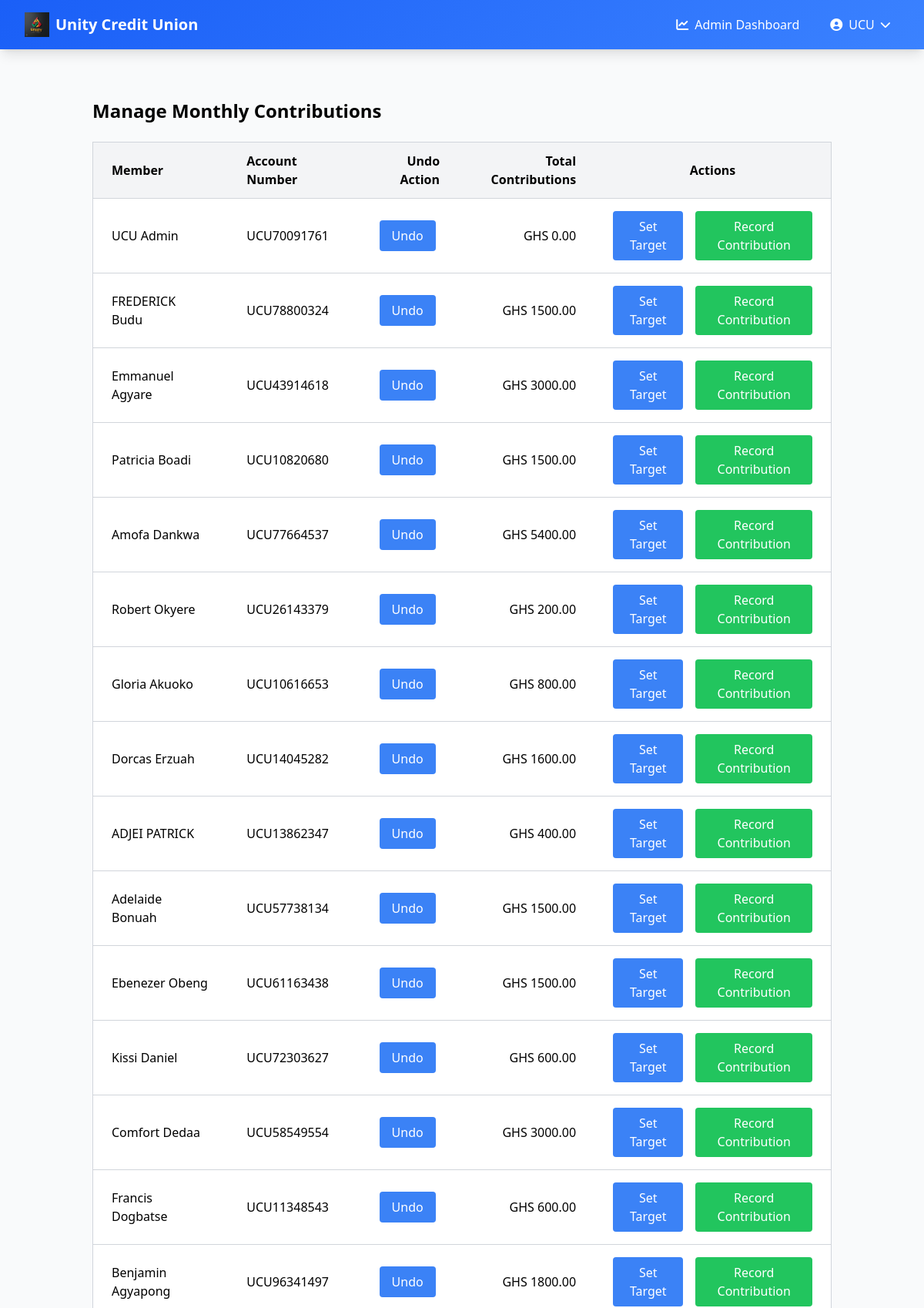
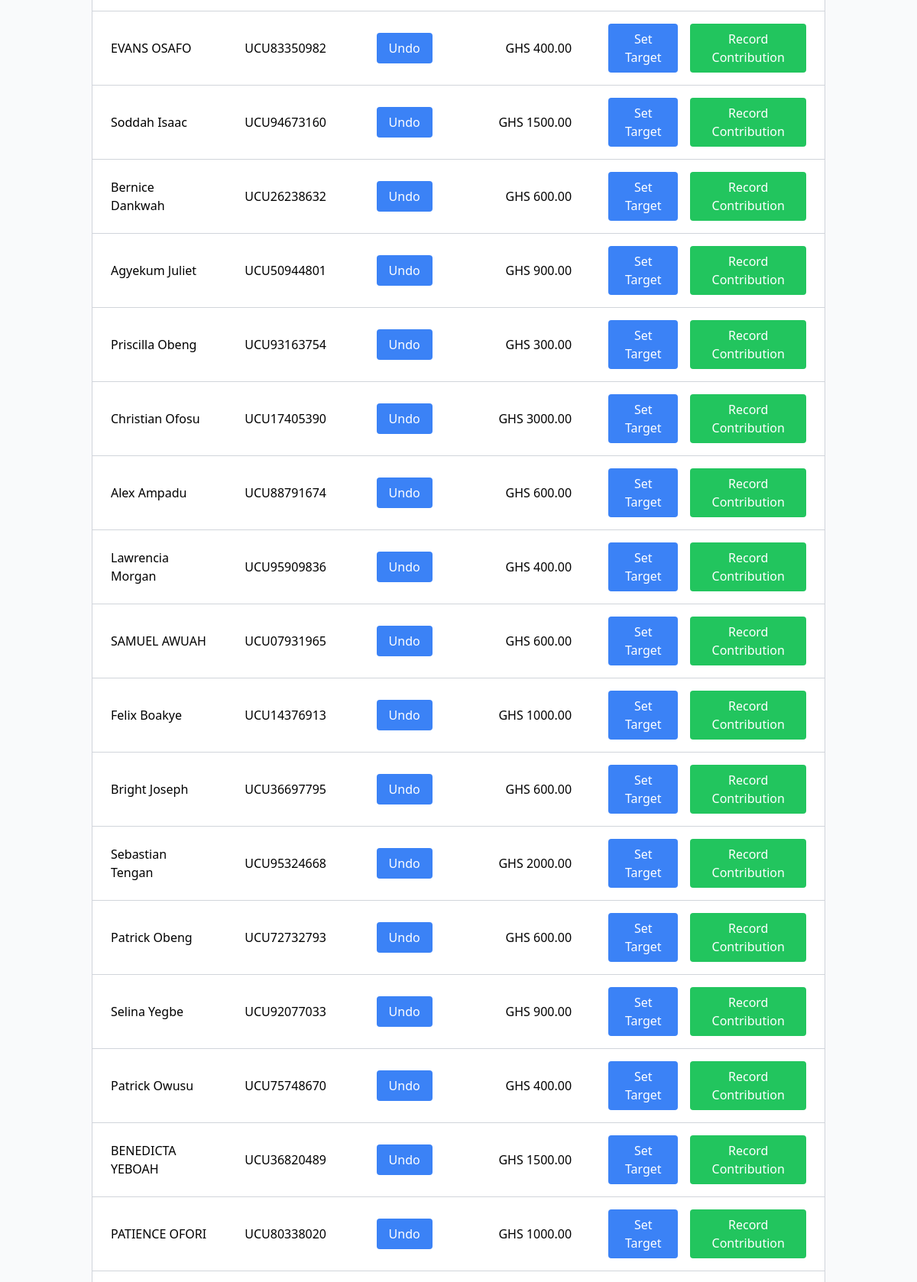
/admin/manage_contributions (signed in, upper part), run on the app's committed database (2 pictures, top to bottom).
### app.py (models this page shows, shortened)
class User(UserMixin, db.Model):
    __tablename__ = 'user'
    id = db.Column(db.Integer, primary_key=True)
    email = db.Column(db.String(120), unique=True, nullable=False)
    password_hash = db.Column(db.String(128), nullable=True)  # Made nullable
    is_verified = db.Column(db.Boolean, default=False)
    is_admin = db.Column(db.Boolean, default=False)
    is_guest = db.Column(db.Boolean, default=False)  # New field to identify non-member users
    national_id = db.Column(db.String(20), unique=True, nullable=False)
    account_number = db.Column(db.String(20), unique=True)
    first_name = db.Column(db.String(50), nullable=False)
    last_name = db.Column(db.String(50), nullable=False)
    other_names = db.Column(db.String(50), nullable=True)
    date_of_birth = db.Column(db.Date, nullable=False)
    occupation = db.Column(db.String(100), nullable=False)
    phone_number = db.Column(db.String(20), nullable=False)
    address = db.Column(db.String(200), nullable=False)
    city = db.Column(db.String(100), nullable=False)
    state = db.Column(db.String(100), nullable=False)
    country = db.Column(db.String(100), nullable=False)
    national_id_file = db.Column(db.String(255), nullable=True)
    passport_photo = db.Column(db.String(255), nullable=True)  # New field for passport photo
    contributions = db.relationship('Contribution', backref='user', lazy=True)
    loans = db.relationship('Loan', backref='user', lazy=True, foreign_keys='Loan.user_id')
    guarantees = db.relationship('Loan', backref='guarantor', lazy=True, foreign_keys='Loan.guarantor_id')

### app.py (the view)
@app.route('/admin/manage_contributions')
@login_required
@admin_required
def manage_contributions():
    if not current_user.is_admin:
        flash('You do not have permission to access this page.', 'error')
        return redirect(url_for('dashboard'))
    users = User.query.filter_by(is_verified=True).all()
    current_month = datetime.now().strftime('%Y-%m')
    user_data = []
    for user in users:
        monthly_target = MonthlySavingsTarget.query.filter_by(
            user_id=user.id,
            is_active=True
        ).first()
        monthly_contribution = Contribution.query.filter_by(
            user_id=user.id,
            month=current_month,
            contribution_type='monthly_savings'
        ).first()
        total_contributions = db.session.query(db.func.sum(Contribution.amount))\
            .filter(Contribution.user_id == user.id)\
            .scalar() or 0.0
        user_data.append({
            'user': user,
            'monthly_target': monthly_target,
            'monthly_contribution': monthly_contribution,
            'total_contributions': total_contributions
        })
    return render_template('admin_manage_contributions.html',
                         user_data=user_data,
                         current_month=current_month)

### app.py (called while the page is built)
@login_manager.user_loader
def load_user(user_id):
    return User.query.get(int(user_id))

def admin_required(f):
    @wraps(f)
    def decorated_function(*args, **kwargs):
        if not current_user.is_authenticated:
            flash('You need to be logged in to access this page.', 'error')
            return redirect(url_for('login'))
        if not current_user.is_admin:
            flash('You do not have permission to perform this action.', 'error')
            return redirect(url_for('dashboard'))
        return f(*args, **kwargs)
    return decorated_function

### templates/admin_manage_contributions.html (shortened to what this page needs)
{% extends "base.html" %} {% block content %}
<div class="container mx-auto px-4 py-8">
  <h1 class="text-2xl font-bold mb-6">Manage Monthly Contributions</h1>
  <div class="overflow-x-auto">
    <table class="min-w-full bg-white border border-gray-300">
      <thead>
        <tr>
          <th class="px-6 py-3 bg-gray-100 text-left">Member</th>
          <th class="px-6 py-3 bg-gray-100 text-left">Account Number</th>
          <th class="px-6 py-3 bg-gray-100 text-right">Undo Action</th>
          <th class="px-6 py-3 bg-gray-100 text-right">Total Contributions</th>
          <th class="px-6 py-3 bg-gray-100 text-center">Actions</th>
        </tr>
      </thead>
      <tbody>
        {% for data in user_data %}
        <tr class="border-t border-gray-300">
          <td class="px-6 py-4">
            {{ data.user.first_name }} {{ data.user.last_name }}
          </td>
          <td class="px-6 py-4">{{ data.user.account_number }}</td>
          <td class="px-6 py-4 text-right">
            <div class="flex justify-center space-x-4">
              <a
                href="#"
                class="bg-blue-500 text-white px-4 py-2 rounded hover:bg-blue-600"
                onclick="showUndoModal('{{ data.user.id }}')"
              >
                Undo
              </a>
            </div>
          </td>
          <td class="px-6 py-4 text-right">
            GHS {{ "%.2f"|format(data.total_contributions) }}
          </td>
          <td class="px-6 py-4">
            <div class="flex justify-center space-x-4">
              <button
                onclick="showTargetModal('{{ data.user.id }}')"
                class="bg-blue-500 text-white px-4 py-2 rounded hover:bg-blue-600"
              >
                Set Target
              </button>
              <button
                onclick="showContributionModal('{{ data.user.id }}')"
                class="bg-green-500 text-white px-4 py-2 rounded hover:bg-green-600"
              >
                Record Contribution
              </button>
            </div>
          </td>
        </tr>
        {% endfor %}
      </tbody>
    </table>
  </div>
</div>
{% endblock %}

### templates/base.html (shortened to what this page needs)
<!DOCTYPE html>
<html lang="en">
  <head>
    <script src="https://cdn.tailwindcss.com"></script>
    <link
      href="https://cdnjs.cloudflare.com/ajax/libs/font-awesome/6.0.0/css/all.min.css"
      rel="stylesheet"
    />
  </head>
  <body
    class="bg-gray-50 min-h-screen flex flex-col"
    x-data="{ mobileMenuOpen: false }"
  >
    <nav class="gradient-bg shadow-lg relative z-50">
      <div class="max-w-7xl mx-auto px-4 sm:px-6 lg:px-8">
        <div class="flex justify-between h-16">
          <div class="flex items-center">
            <a href="{{ url_for('home') }}" class="flex items-center">
              <img
                src="{{ url_for('static', filename='images/unitylogo.jpg')}}"
                alt="Unity Credit Union Logo"
                class="h-8 w-auto mr-2"
              />
              <span class="text-white text-xl font-bold"
                >Unity Credit Union</span
              >
            </a>
          </div>
          <div class="hidden md:flex items-center space-x-4">
            {% if current_user.is_authenticated %} {% if current_user.is_admin
            %}
            <a
              href="{{ url_for('admin_dashboard') }}"
              class="text-white hover:text-primary-100 transition-colors duration-200 px-3 py-2 rounded-md hover:bg-primary-700"
            >
              <i class="fas fa-chart-line mr-2"></i>Admin Dashboard
            </a>
            {% endif %}
            <div class="relative" x-data="{ open: false }">
              <button
                @click="open = !open"
                @click.away="open = false"
                class="flex items-center text-white hover:text-primary-100 transition-colors duration-200 px-3 py-2 rounded-md hover:bg-primary-700"
              >
                <i class="fas fa-user-circle mr-2"></i>
                {{ current_user.first_name }}
                <i
                  class="fas fa-chevron-down ml-2 text-sm transition-transform"
                  :class="{ 'transform rotate-180': open }"
                ></i>
              </button>
            </div>
            {% endif %}
          </div>
        </div>
      </div>
    </nav>
    <main class="flex-grow container mx-auto px-4 py-8">
      {% block content %}{% endblock %}
    </main>
  </body>
</html>

### templates/base.html (style rules this page uses)
.gradient-bg { background: linear-gradient(135deg, #1a5ff7 0%, #3b82ff 100%); }

### data on the page
User: first_name "UCU", user.first_name "UCU", user.last_name "Admin", user.account_number "UCU70091761"
User: user.first_name "FREDERICK", user.last_name "Budu", user.account_number "UCU78800324"
User: user.first_name "Emmanuel", user.last_name "Agyare", user.account_number "UCU43914618"
User: user.first_name "Patricia", user.last_name "Boadi", user.account_number "UCU10820680"
User: user.first_name "Amofa", user.last_name "Dankwa", user.account_number "UCU77664537"
User: user.first_name "Robert", user.last_name "Okyere", user.account_number "UCU26143379"
User: user.first_name "Gloria", user.last_name "Akuoko", user.account_number "UCU10616653"
User: user.first_name "Dorcas", user.last_name "Erzuah", user.account_number "UCU14045282"
User: user.first_name "ADJEI", user.last_name "PATRICK", user.account_number "UCU13862347"
User: user.first_name "Adelaide", user.last_name "Bonuah", user.account_number "UCU57738134"
User: user.first_name "Ebenezer", user.last_name "Obeng", user.account_number "UCU61163438"
User: user.first_name "Kissi", user.last_name "Daniel", user.account_number "UCU72303627"
User: user.first_name "Comfort", user.last_name "Dedaa", user.account_number "UCU58549554"
User: user.first_name "Francis", user.last_name "Dogbatse", user.account_number "UCU11348543"
User: user.first_name "Benjamin", user.last_name "Agyapong", user.account_number "UCU96341497"
User: user.first_name "EVANS", user.last_name "OSAFO", user.account_number "UCU83350982"
User: user.first_name "Soddah", user.last_name "Isaac", user.account_number "UCU94673160"
User: user.first_name "Bernice", user.last_name "Dankwah", user.account_number "UCU26238632"
User: user.first_name "Agyekum", user.last_name "Juliet", user.account_number "UCU50944801"
User: user.first_name "Priscilla", user.last_name "Obeng", user.account_number "UCU93163754"
User: user.first_name "Christian", user.last_name "Ofosu", user.account_number "UCU17405390"
User: user.first_name "Alex", user.last_name "Ampadu", user.account_number "UCU88791674"
User: user.first_name "Lawrencia", user.last_name "Morgan", user.account_number "UCU95909836"
User: user.first_name "SAMUEL", user.last_name "AWUAH", user.account_number "UCU07931965"
User: user.first_name "Felix", user.last_name "Boakye", user.account_number "UCU14376913"
User: user.first_name "Bright", user.last_name "Joseph", user.account_number "UCU36697795"
User: user.first_name "Sebastian", user.last_name "Tengan", user.account_number "UCU95324668"
User: user.first_name "Patrick", user.last_name "Obeng", user.account_number "UCU72732793"
User: user.first_name "Selina", user.last_name "Yegbe", user.account_number "UCU92077033"
User: user.first_name "Patrick", user.last_name "Owusu", user.account_number "UCU75748670"
User: user.first_name "BENEDICTA", user.last_name "YEBOAH", user.account_number "UCU36820489"
User: user.first_name "PATIENCE", user.last_name "OFORI", user.account_number "UCU80338020"

### other printed values
{{ "%.2f"|format(data.total_contributions) }} "0.00" "1500.00" "3000.00" "1500.00" "5400.00" "200.00" "800.00" "1600.00" "400.00" "1500.00" "1500.00" "600.00" "3000.00" "600.00" "1800.00" "400.00" "1500.00" "600.00" "900.00" "300.00" "3000.00" "600.00" "400.00" "600.00" "1000.00" "600.00" "2000.00" "600.00" "900.00" "400.00" "1500.00" "1000.00"
